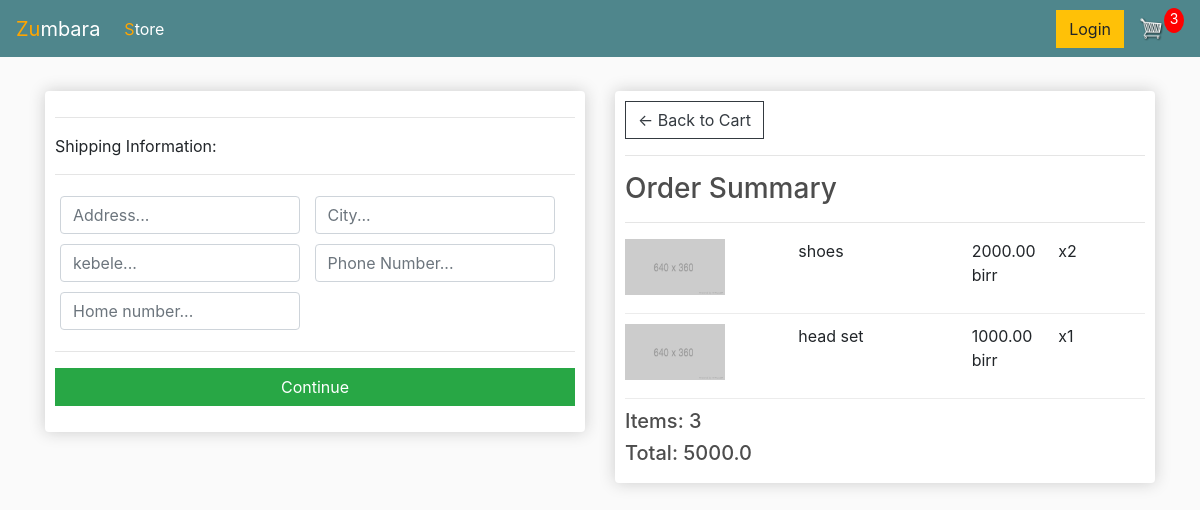
The page /checkout/ (signed in) on the database as committed earlier.
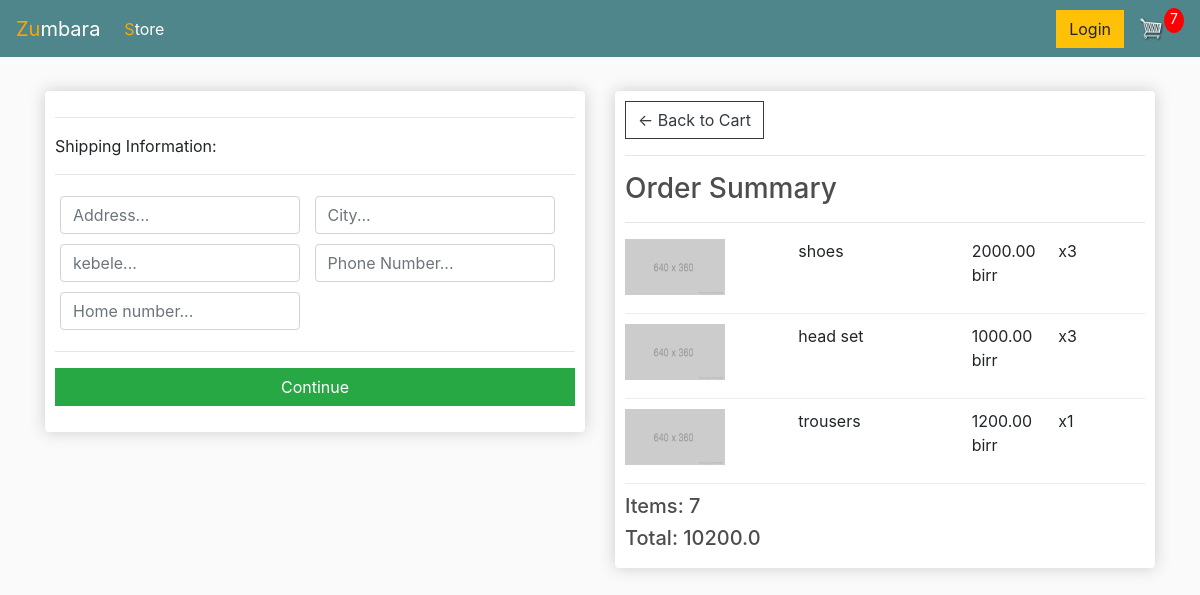
The same page on the database as committed later.
### store/models.py (models this page shows, shortened)
class OrderItem(models.Model):
    product = models.ForeignKey(Product, on_delete=models.SET_NULL, blank=True, null=True)
    order = models.ForeignKey(Order, on_delete=models.SET_NULL, null=True, blank=True)
    quantity = models.IntegerField(default=0 , null=True, blank=True)
    date_added = models.DateTimeField(auto_now_add=True)
    @property
    def get_total(self):
        total=self.product.price * self.quantity
        return total

class Product(models.Model):
    name = models.CharField(max_length=100)
    price = models.FloatField()
    digital = models.BooleanField(default=False, null=True, blank=True)

class Order(models.Model):
    customer = models.ForeignKey(Customer, on_delete=models.SET_NULL, blank=True, null=True)
    date_ordered = models.DateTimeField(auto_now_add=True)
    complete = models.BooleanField(default=False, null=True, blank=True)
    transaction_id = models.CharField(max_length=100, null=True)
    @property
    def shipping(self):
        shipping = False
        orderitems = self.orderitem_set.all()
        for i in orderitems:
            if i.product.digital == False:
                shipping = True
        return shipping
    @property
    def get_cart_total(self):
        orderitems = self.orderitem_set.all()
        total = sum([item.get_total for item in orderitems])
        return total
    @property
    def get_cart_items(self):
        orderitems = self.orderitem_set.all()
        total = sum([item.quantity for item in orderitems])
        return total

### store/views.py (the view)
# urls.py: path('checkout/', views.checkout, name="checkout"),
def checkout(request):
    if request.user.is_authenticated:
        customer = request.user.customer
        order,create = Order.objects.get_or_create(customer=customer, complete=False)
        items = order.orderitem_set.all()
        cartItems = order.get_cart_items
    else:
        items = []
        order = {'get_cart_items': 0, 'get_cart_total': 0, 'shipping':False}
        cartItems =order['get_cart_items']
    context = {'items':items, 'order': order, 'cartItems':cartItems}
    return render(request, 'store/checkout.html', context)

### store/templates/store/checkout.html (shortened to what this page needs)
{% extends 'store/main.html' %}
{% load static %}
    {% block content %}
    <div class="row">
		<div class="col-lg-6">
			<div class="box-element" id="form-wrapper">
				<form id="form">
					<div id="shipping-info">
						<hr>
						<p>Shipping Information:</p>
						<hr>
						<div class="form-field">
							<input class="form-control" type="text" name="address" placeholder="Address...">
						</div>
						<div class="form-field">
							<input class="form-control" type="text" name="city" placeholder="City...">
						</div>
						<div class="form-field">
							<input class="form-control" type="text" name="state" placeholder="kebele...">
						</div>
						<div class="form-field">
							<input class="form-control" type="text" name="Phone" placeholder="Phone Number...">
						</div>
						<div class="form-field">
							<input class="form-control" type="text" name="home" placeholder="Home number...">
						</div>
					</div>
					<hr>
					<input id="form-button" class="btn btn-success btn-block" type="submit" value="Continue">
				</form>
			</div>
			<br>
		</div>
		<div class="col-lg-6">
			<div class="box-element">
				<a  class="btn btn-outline-dark" href="{% url 'cart' %}">&#x2190; Back to Cart</a>
				<hr>
				<h3>Order Summary</h3>
				<hr>
				{% for item in items %}
				<div class="cart-row">
					<div style="flex:2"><img class="row-image" src="{% static 'images/placeholder.png' %}"></div>
					<div style="flex:2"><p>{{item.product.name}}</p></div>
					<div style="flex:1"><p>{{item.product.price|floatformat:2}} birr</p></div>
					<div style="flex:1"><p>x{{item.quantity}}</p></div>
				</div>
				{% endfor %}
				<h5>Items:   {{order.get_cart_items}}</h5>
				<h5>Total:   {{order.get_cart_total}}</h5>
			</div>
		</div>
	</div>
    {% endblock content %}

Rows that differ between the two databases and show on the page:
changed OrderItem "shoes": quantity "2" → "3"
changed OrderItem "head set": quantity "1" → "3"
added OrderItem: product.name "trousers", product.price "1200.00", quantity "1"
changed through a linked row, Order: get_cart_items "3" → "7"; get_cart_total "5000.0" → "10200.0"
Other text that changed with them:
{{ cartItems }}: "3" → "7"
